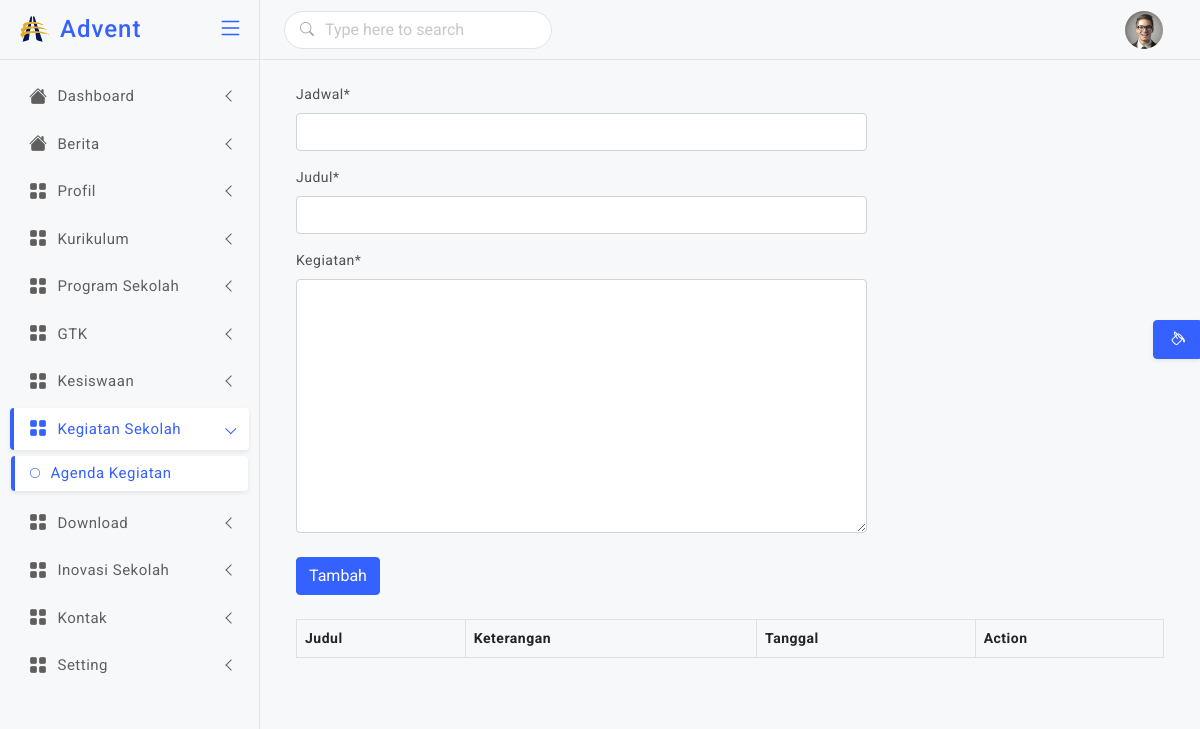
Before: /backend/agenda/ with the older database file.
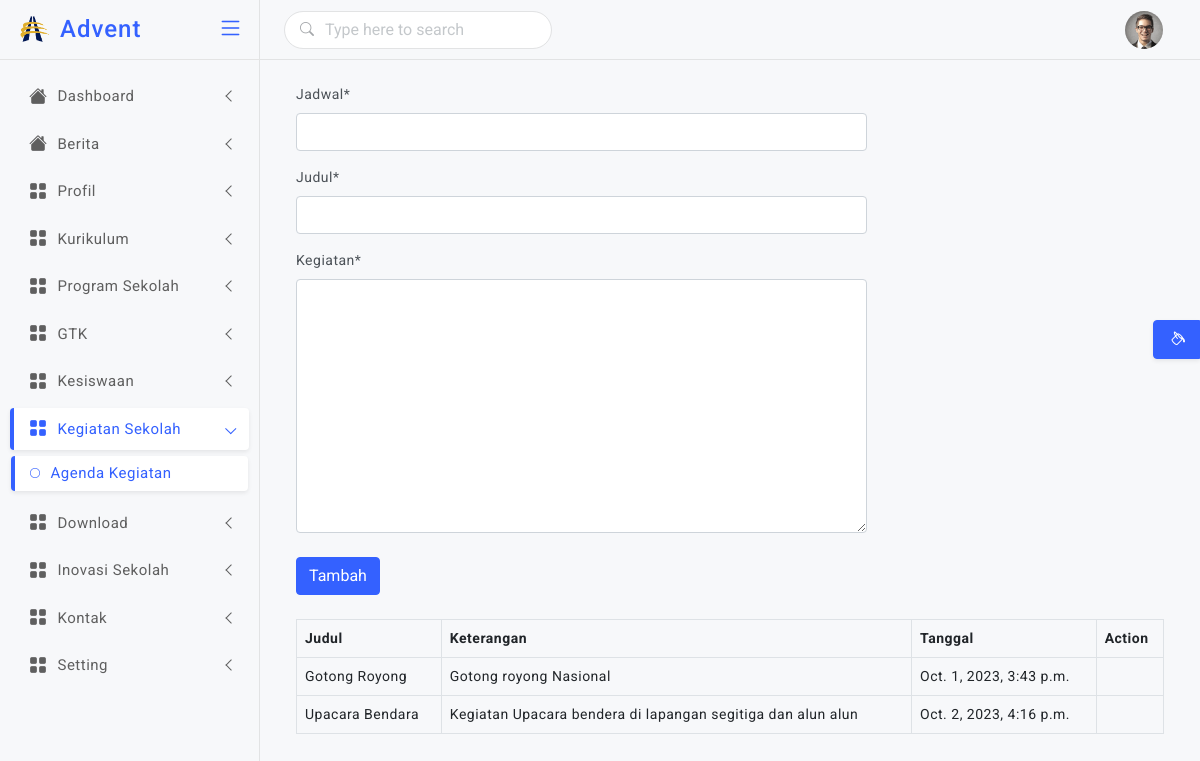
After: the same page with the newer database file.
### backend/models.py (models this page shows, shortened)
class Agenda(models.Model):
    judul = models.CharField(max_length=255)
    kegiatan = models.TextField()
    jadwal = models.DateTimeField(auto_created=True)

### backend/views.py (the view)
# urls.py: path('agenda/',views.agenda, name='agenda'),
def agenda(request):
    if request.POST:
        form = FormAgenda(request.POST)
        if form.is_valid():
            form.save()
            messages.success(request,'Berhasil menambahkan Agenda')
            form = FormAgenda()
            agenda = Agenda.objects.all()
            return render(request,'backend/agenda.html',{'form':form, 'agenda':agenda})
    else:
        form = FormAgenda()
        agenda = Agenda.objects.all()
        return render(request,'backend/agenda.html',{'form':form,'agenda':agenda})

### backend/forms.py
class FormAgenda(ModelForm):
    class Meta:
        model = Agenda
        fields = '__all__'

### backend/templates/backend/agenda.html (shortened to what this page needs)
{% extends "backend/master.html" %}
{% load crispy_forms_tags %}
{% block dashboard %}
<div class="container">
    <div class="row">
        <div class="col-md-8">
            <form action="{% url 'agenda' %}" method="post" enctype="multipart/form-data">
                {{form | crispy}}
                <button type="submit" class="btn btn-primary mt-2 ">Tambah</button>
            </form>
        </div>
    </div>
    <div class="row py-4">
        <div class="col-md-12">
            <table class="table table-bordered table-hover">
                <thead>
                    <tr>
                        <th>Judul</th>
                        <th>Keterangan</th>
                        <th>Tanggal</th>
                        <th>Action</th>
                    </tr>
                </thead>
                <tbody>
                    {% for s in agenda %}
                    <tr>
                        <td>{{s.judul}}</td>
                        <td>{{s.kegiatan}}</td>
                        <td>{{s.jadwal}}</td>
                        <td>
                        </td>
                    </tr>
                    {% endfor %}
                </tbody>
            </table>
        </div>
    </div>
</div>
{% endblock dashboard %}

### backend/templates/backend/master.html (shortened to what this page needs)
<!doctype html>
<html lang="en">
    {% load static %}
<head>
  <link href="{% static "assets/plugins/vectormap/jquery-jvectormap-2.0.2.css" %}" rel="stylesheet"/>
  <link href="{% static "assets/plugins/simplebar/css/simplebar.css" %}" rel="stylesheet" />
  <link href="{% static "assets/plugins/perfect-scrollbar/css/perfect-scrollbar.css" %}" rel="stylesheet" />
  <link href="{% static "assets/plugins/metismenu/css/metisMenu.min.css" %}" rel="stylesheet" />
  <link href="{% static "assets/css/bootstrap.min.css" %}" rel="stylesheet" />
  <link href="{% static "assets/css/bootstrap-extended.css" %}" rel="stylesheet" />
  <link href="{% static "assets/css/style.css" %}" rel="stylesheet" />
  <link href="{% static "assets/css/icons.css" %}" rel="stylesheet">
  <link rel="stylesheet" href="https://cdn.jsdelivr.net/npm/bootstrap-icons@1.5.0/font/bootstrap-icons.css">
	<link href="{% static "assets/css/pace.min.css" %}" rel="stylesheet" />
  <link href="{% static "assets/css/dark-theme.css" %}" rel="stylesheet" />
  <link href="{% static "assets/css/light-theme.css" %}" rel="stylesheet" />
  <link href="{% static "assets/css/semi-dark.css" %}" rel="stylesheet" />
  <link href="{% static "assets/css/header-colors.css" %}" rel="stylesheet" />
</head>
<body>
  <div class="wrapper">
      <header class="top-header">
        <nav class="navbar navbar-expand gap-3">
            <form class="searchbar">
                <div class="position-absolute top-50 translate-middle-y search-icon ms-3"><i class="bi bi-search"></i></div>
                <input class="form-control" type="text" placeholder="Type here to search">
            </form>
            <div class="top-navbar-right ms-auto">
              <ul class="navbar-nav align-items-center">
              <li class="nav-item dropdown dropdown-user-setting">
                <a class="nav-link dropdown-toggle dropdown-toggle-nocaret" href="#" data-bs-toggle="dropdown">
                  <div class="user-setting d-flex align-items-center">
                    <img src=" {% static "assets/images/avatars/avatar-1.png" %}" class="user-img" alt="">
                  </div>
                </a>
              </li>
              </ul>
              </div>
        </nav>
      </header>
        <aside class="sidebar-wrapper" data-simplebar="true">
          <div class="sidebar-header">
            <div>
              <img src=" {% static "img/logo.png" %} " class="logo-icon" alt="logo icon">
            </div>
            <div>
              <h4 class="logo-text">Advent</h4>
            </div>
            <div class="toggle-icon ms-auto"> <i class="bi bi-list"></i>
            </div>
          </div>
          <ul class="metismenu" id="menu">
            <li>
              <a href="javascript:;" class="has-arrow">
                <div class="parent-icon"><i class="bi bi-house-fill"></i>
                </div>
                <div class="menu-title">Dashboard</div>
              </a>
            </li>
                 <li>
              <a href="javascript:;" class="has-arrow">
                <div class="parent-icon"><i class="bi bi-house-fill"></i>
                </div>
                <div class="menu-title">Berita</div>
              </a>
            </li>
            <li>
              <a href="javascript:;" class="has-arrow">
                <div class="parent-icon"><i class="bi bi-grid-fill"></i>
                </div>
                <div class="menu-title">Profil</div>
              </a>
            </li>
            <li>
              <a href="javascript:;" class="has-arrow">
                <div class="parent-icon"><i class="bi bi-grid-fill"></i>
                </div>
                <div class="menu-title">Kurikulum</div>
              </a>
            </li>
            <li>
              <a href="javascript:;" class="has-arrow">
                <div class="parent-icon"><i class="bi bi-grid-fill"></i>
                </div>
                <div class="menu-title">Program Sekolah</div>
              </a>
            </li>
            <li>
              <a href="javascript:;" class="has-arrow">
                <div class="parent-icon"><i class="bi bi-grid-fill"></i>
                </div>
                <div class="menu-title">GTK</div>
              </a>
            </li>
            <li>
              <a href="javascript:;" class="has-arrow">
                <div class="parent-icon"><i class="bi bi-grid-fill"></i>
                </div>
                <div class="menu-title">Kesiswaan</div>
              </a>
            </li>
            <li>
              <a href="javascript:;" class="has-arrow">
                <div class="parent-icon"><i class="bi bi-grid-fill"></i>
                </div>
                <div class="menu-title">Kegiatan Sekolah</div>
              </a>
              <ul>
                <li> <a href="{% url 'agenda' %}"><i class="bi bi-circle"></i>Agenda Kegiatan</a>
                </li>
              </ul>
            </li>
            <li>
              <a href="javascript:;" class="has-arrow">
                <div class="parent-icon"><i class="bi bi-grid-fill"></i>
                </div>
                <div class="menu-title">Download</div>
              </a>
            </li>
            <li>
              <a href="javascript:;" class="has-arrow">
                <div class="parent-icon"><i class="bi bi-grid-fill"></i>
                </div>
                <div class="menu-title">Inovasi Sekolah</div>
              </a>
            </li>
            <li>
              <a href="javascript:;" class="has-arrow">
                <div class="parent-icon"><i class="bi bi-grid-fill"></i>
                </div>
                <div class="menu-title">Kontak</div>
              </a>
            </li>
            <li>
              <a href="javascript:;" class="has-arrow">
                <div class="parent-icon"><i class="bi bi-grid-fill"></i>
                </div>
                <div class="menu-title">Setting</div>
              </a>
            </li>
          </ul>
       </aside>
        <main class="page-content">
        {% block dashboard %}{% endblock dashboard %}
          </main>
       <div class="switcher-body">
        <button class="btn btn-primary btn-switcher shadow-sm" type="button" data-bs-toggle="offcanvas" data-bs-target="#offcanvasScrolling" aria-controls="offcanvasScrolling"><i class="bi bi-paint-bucket me-0"></i></button>
       </div>
  </div>
</body>
</html>

### static/assets/css/style.css (style rules this page uses)
body { font-size: 14px; color: #4c5258; letter-spacing: .5px; font-family: Roboto, sans-serif; background-color: #f7f8fa; overflow-x: hidden; }
.wrapper { width: auto; position: relative }
a { text-decoration: none; }
::placeholder { opacity: 0.4 !important; }
.top-header .navbar { position: fixed; top: 0; left: 260px; right: 0; background-color: #f7f8fa; border-bottom: 1px solid #e2e3e4; background-clip: padding-box; height: 60px; z-index: 10; padding: 0 1.5rem; transition: all .2s; }
.top-header .navbar .top-navbar-right .nav-link { color: #293445; font-size: 18px; font-weight: 500; padding-right: .8rem; padding-left: .8rem; }
.top-header .navbar .searchbar { position: relative; width: 30%; }
.top-header .navbar .searchbar .form-control { border-radius: 30px; box-shadow: none; padding-left: 2.5rem; padding-right: 2.5rem; border: 1px solid #e2e3e4; }
.top-header .navbar .searchbar .search-icon, .top-header .navbar .dropdown-searchbar .search-icon { opacity: 0.5; }
.dropdown-toggle-nocaret:after { display: none }
.top-header .navbar .user-img { width: 38px; height: 38px; padding: 0px; border-radius: 50%; }
.sidebar-wrapper { position: fixed; top: 0; left: 0; width: 260px; height: 100%; background-color: #f7f8fa; background-clip: padding-box; border-right: 1px solid #e2e3e4; transition: all .2s; z-index: 16; }
.sidebar-wrapper .sidebar-header { width: 260px; height: 60px; display: flex; align-items: center; position: fixed; top: 0; bottom: 0; padding: 0 15px; z-index: 5; background: #f7f8fa; border-right: 1px solid #e2e3e4; border-bottom: 1px solid #e4e4e4; background-clip: padding-box; transition: all .2s; }
.sidebar-wrapper .sidebar-header .logo-icon { width: 35px; }
.sidebar-wrapper .sidebar-header .logo-text { font-size: 24px; margin-left: 10px; margin-bottom: 0; letter-spacing: 1px; color: #3461ff; }
.toggle-icon { font-size: 26px; cursor: pointer; color: #3461ff; }
.sidebar-wrapper ul { padding: 0; margin: 0; list-style: none; background: 0 0 }
.sidebar-wrapper .metismenu { background: 0 0; display: -webkit-box; display: -ms-flexbox; display: flex; padding: 10px; margin-top: 60px; -webkit-box-orient: vertical; -webkit-box-direction: normal; -ms-flex-direction: column; flex-direction: column }
.sidebar-wrapper .metismenu li+li { margin-top: 5px }
.sidebar-wrapper .metismenu li:first-child { margin-top: 5px }
.sidebar-wrapper .metismenu li:last-child { margin-bottom: 5px }
.sidebar-wrapper .metismenu>li { display: -webkit-box; display: -ms-flexbox; display: flex; -webkit-box-orient: vertical; -webkit-box-direction: normal; -ms-flex-direction: column; flex-direction: column; position: relative }
.sidebar-wrapper .metismenu a { position: relative; display: flex; align-items: center; justify-content: left; padding: 10px 15px; border-radius: 4px; font-size: 15px; color: #5f5f5f; outline-width: 0; text-overflow: ellipsis; overflow: hidden; letter-spacing: .5px; border-left: 4px solid rgb(255 255 255 / 0%); transition: all .2s ease-out }
.sidebar-wrapper .metismenu a .parent-icon { font-size: 18px; line-height: 1 }
.sidebar-wrapper .metismenu a .menu-title { margin-left: 10px }
.sidebar-wrapper .metismenu ul a { padding: 6px 15px 6px 15px; font-size: 15px; border: 0; border-left: 4px solid rgb(255 255 255 / 0%); }
.sidebar-wrapper .metismenu ul a i { margin-right: 10px; font-size: 10px; }
.sidebar-wrapper .metismenu ul { border: 1px solid #ffffff00; background: rgb(255 255 255 / 0%); }
.sidebar-wrapper .metismenu .mm-active>a, .sidebar-wrapper .metismenu a:active, .sidebar-wrapper .metismenu a:focus, .sidebar-wrapper .metismenu a:hover { color: #3461ff; text-decoration: none; background-color: rgb(255 255 255); border-left: 4px solid #3461ff; box-shadow: 0 0.125rem 0.25rem rgb(0 0 0 / 8%); }
.metismenu .has-arrow:after { position: absolute; content: ""; width: .5em; height: .5em; border-style: solid; border-width: 1.2px 0 0 1.2px; border-color: initial; right: 15px; transform: rotate(-45deg) translateY(-50%); transform-origin: top; top: 50%; transition: all .3s ease-out }
.page-content { margin-left: 260px; margin-top: 60px; padding: 1.5rem; transition: all .2s; }
.btn-switcher { position: fixed; right: 0px; top: 40%; border-top-right-radius: 0; border-bottom-right-radius: 0; }

Changed rows visible on the page:
added Agenda: judul "Gotong Royong", kegiatan "Gotong royong Nasional", jadwal "Oct. 1, 2023, 3:43 p.m."
added Agenda: judul "Upacara Bendara", kegiatan "Kegiatan Upacara bendera di lapangan segitiga dan alun alun", jadwal "Oct. 2, 2023, 4:16 p.m."
